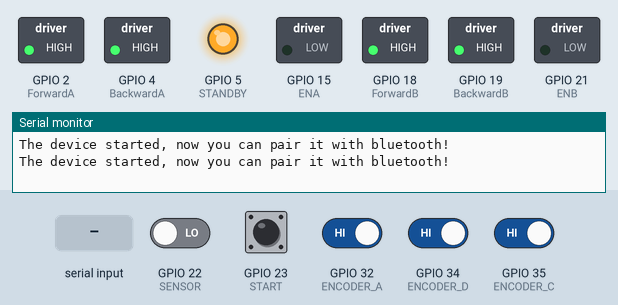
A sketch run on a simulated ESP32. Shown: switched loads named in the sketch (green lamp = pin HIGH), output pins drawn as LEDs (lit = HIGH), the last lines printed to the serial monitor. The test bench sets the inputs (shaded band); at power-on: GPIO 32 (ENCODER_A), GPIO 34 (ENCODER_D), GPIO 35 (ENCODER_C) HIGH, GPIO 22 (SENSOR), GPIO 23 (START) LOW. Nothing arrives over Bluetooth unless stated.

Above: at 3.3 s.
3.4 s: GPIO 23 (START) pulled HIGH for 0.15 s
At 5.6 s:
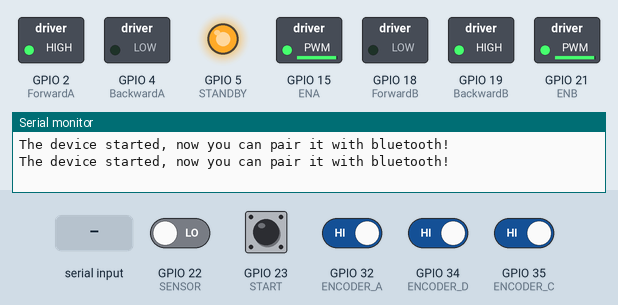
6.4 s: "1\n" received over Serial
At 8.6 s:
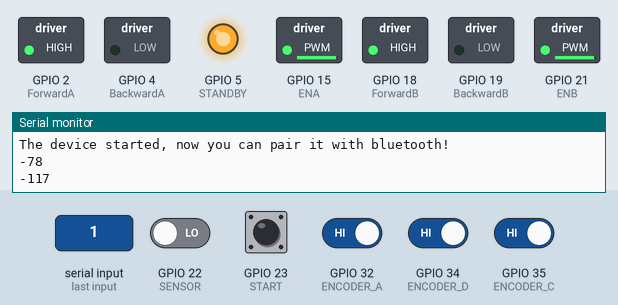
9.4 s: GPIO 23 (START) pulled HIGH for 1 s
At 9.8 s:
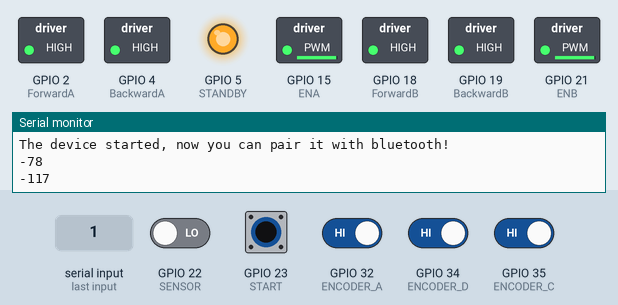
Timing chart, 0 to 12.4 s (numbered marks = the images above; inputs shaded):
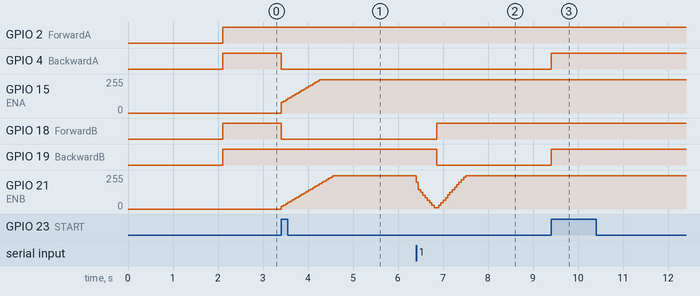

Measured:
- after the input at 3.4 s, GPIO 4 (BackwardA), GPIO 18 (ForwardB): HIGH → LOW at once; GPIO 15 (ENA): moves from 0/255 to 249/255 over 0.85 s, starting at once; GPIO 21 (ENB): moves from 0/255 to 249/255 over 1.2 s, starting at once
- after the input at 6.4 s, GPIO 18 (ForwardB): LOW → HIGH after 0.46 s; GPIO 19 (BackwardB): HIGH → LOW after 0.46 s
- after the input at 9.4 s, GPIO 4 (BackwardA), GPIO 19 (BackwardB): LOW → HIGH at once

The sketch:

ESP32_encoder_with_pid_test.ino
```cpp
#include "BluetoothSerial.h"
BluetoothSerial SerialBT;

TaskHandle_t InterruptCore;

// Para leitura Serial ************************************
#define TX_PIN 12  // Porta de transmissão do ESP escravo
#define RX_PIN 13  // Porta de recepção do escravo
byte mainVel = 40;
int valor2 = 0;
int valor1 = 40;
bool finished = 0;

// Para os motores ************************************
#define START   23
#define SENSOR   22
int Sensorpassing = 0;
bool prevSensor = 1, Sensor = 0, Pressed = 0, prevPressed = 0;

#define STANDBY   5

#define ENCODER_A   32  // The two encoder outputs to read velocity!
#define ENCODER_B   33
#define ENA 15   //PWM RIGHT MOTOR   (should be const int PWM_PIN ? ?)
#define ForwardA 2    //HIGH --> MOTOR FORWARD
#define BackwardA 4   //HIGH --> MOTOR BACKWARD

#define ENCODER_C   35
#define ENCODER_D   34
#define ENB 21      //PWM RIGHT MOTOR
#define ForwardB 18
#define BackwardB 19

// These let us convert ticks-to-RPM
#define GEARING     10 //how many encoder rotations befor the main shaft rotates
#define ENCODERMULT 28 //ticks per encoder rotation
volatile float RPSA = 0, RPSB = 0;
volatile uint32_t lastA1 = 0, lastA2 = 0;
volatile bool motordir1 = false, motordir2 = false;
int pulseCountA = 0, pulseCountB = 0;  // Added this line to keep track of the pulse count

// Para contagem de tempo ************************************
unsigned long controlTimer = millis();
unsigned long crossingline = millis();
unsigned long bouncetime = millis();

// Control PI variables
#define T 50  // time interval for PID calculation  //const unsigned long??
int Kp[] = {1.3, 1.3}; // proportional gain
int Ki[] = {5.4, 5.4}; // integral gain
float Kd[] = {.007, .007};
float Error[2], Up[2], Ui[2], Ud[2], Uiant[] = {30, 30}, RPSf[2], RPSfant[2], usat[2];
#define KA 0.0075
int motorSpeed[2];      // Initial motor speed

// Definição sinal de referência
float dw[] = { -100, 100}; //RPS
// Inicialização de varíaveis
int j = 0, k = 0;
bool power = 0;

// setting PWM properties
const int freq = 30000;
const int PWM_PIN1 = 0;
const int PWM_PIN2 = 1;
const int resolution = 8;

volatile int lastEncodedA = 0, lastEncodedB = 0; // Here updated value of encoder store.

void IRAM_ATTR interruptA() {
  //  int MSB = digitalRead(ENCODER_A); //MSB = most significant bit
  //  int LSB = digitalRead(ENCODER_B); //LSB = least significant bit
  pulseCountA ++;

  //  int encoded = (MSB << 1) | LSB; //converting the 2 pin value to single number
  //  int sum  = (lastEncodedA << 2) | encoded; //adding it to the previous encoded value
  //  if (sum == 0b1101 || sum == 0b0100 || sum == 0b0010 || sum == 0b1011) pulseCountA --;
  //  if (sum == 0b1110 || sum == 0b0111 || sum == 0b0001 || sum == 0b1000) pulseCountA ++;
  //  lastEncodedA = encoded; //store this value for next time

  //  Serial.println(pulseCountA);
}
void IRAM_ATTR interruptB() {
  int MSB = digitalRead(ENCODER_C); //MSB = most significant bit
  int LSB = digitalRead(ENCODER_D); //LSB = least significant bit

  int encoded = (MSB << 1) | LSB; //converting the 2 pin value to single number
  int sum  = (lastEncodedB << 2) | encoded; //adding it to the previous encoded value

  if (sum == 0b1101 || sum == 0b0100 || sum == 0b0010 || sum == 0b1011) pulseCountB --;
  if (sum == 0b1110 || sum == 0b0111 || sum == 0b0001 || sum == 0b1000) pulseCountB ++;

  lastEncodedB = encoded; //store this value for next time
  //  Serial.println(pulseCountB);
}

void setup() {
  Serial.begin(9600);
  for (int i = 0; i < 2; i++) {
    Error[i] = 0;
    Up[i] = 0;
    Ui[i] = 0;
    Ud[i] = 0;
    RPSf[i] = 0;
    RPSfant[i] = 0;
    usat[i] = 0;
    motorSpeed[i] = 0;

    SerialBT.begin("Pé");
    Serial.println("The device started, now you can pair it with bluetooth!");
    delay(1000);
  }

  pinMode(ENCODER_B, INPUT_PULLUP);
  pinMode(ENCODER_A, INPUT_PULLUP);
  pinMode(ENCODER_C, INPUT_PULLUP);
  pinMode(ENCODER_D, INPUT_PULLUP);
  pinMode(SENSOR, INPUT);

  pinMode(STANDBY, OUTPUT);
  pinMode(ForwardA, OUTPUT);
  pinMode(BackwardA, OUTPUT);
  pinMode(ENA, OUTPUT);
  pinMode(ForwardB, OUTPUT);
  pinMode(BackwardB, OUTPUT);
  pinMode(ENB, OUTPUT);
  digitalWrite(STANDBY, HIGH);

  // configure PWM functionalitites
  ledcSetup(PWM_PIN1, freq, resolution);
  ledcSetup(PWM_PIN2, freq, resolution);

  // attach the channel to the GPIO to be controlled
  ledcAttachPin(ENA, PWM_PIN1);
  ledcAttachPin(ENB, PWM_PIN2);

  //create a task that will be executed in the InterruptCode() function, with priority 1 and executed on core 0
  xTaskCreatePinnedToCore(
    InterruptCode,   /* Task function. */
    "InterruptCore",     /* name of task. */
    10000,       /* Stack size of task */
    NULL,        /* parameter of the task */
    1,           /* priority of the task */
    NULL,      /* Task handle to keep track of created task */
    0);          /* pin task to core 0 */

  delay(100);
  //  Serial.print("beginn running on core ");
  //  Serial.println(xPortGetCoreID());
}

void InterruptCode( void * pvParameters ) {
  //  Serial.print("InterruptTask running on core ");
  //  Serial.println(xPortGetCoreID());

  attachInterrupt(digitalPinToInterrupt(ENCODER_A), interruptA, RISING);
  //  attachInterrupt(digitalPinToInterrupt(ENCODER_B), interruptA, RISING);
  attachInterrupt(digitalPinToInterrupt(ENCODER_C), interruptB, CHANGE);
  attachInterrupt(digitalPinToInterrupt(ENCODER_D), interruptB, CHANGE);

  //while (true) {
  //vTaskDelay(pdMS_TO_TICKS(10)); // Adjust the delay time as needed
  //}
  vTaskDelete(NULL);
}

void loop() {
  unsigned long currentTime = millis();
  Pressed = digitalRead(START);
  if ((prevPressed != Pressed) and (bouncetime + 1000 < currentTime)) {
    prevPressed = Pressed;
    if (Pressed == 1) {
      power = !power;
    }
    bouncetime = currentTime;
    prevPressed = Pressed;
  }

  if (power) {
    // Track elapsed time
    if (currentTime - controlTimer >= T) {
      //      Serial.print(analogRead(SENSOR));
      controlTimer = currentTime;  // Reset the loop timer

      k++;
      if (k >= 50) {
        k = 0;
        j++;
        if (j >= 2) j = 0;
      }

      if (SerialBT.available()) {
        String str = "";
        while (SerialBT.available()) {
          char c = SerialBT.read();
          str += c;
        }
        float f = atof(str.c_str());
        if (f == 1) {
          SerialBT.print(valor1);
          SerialBT.print(" ");
          SerialBT.println(valor2);
        }
        else {
          valor1 = f;
        }
      }

      float revA = pulseCountA * 1000 / 30;          // rev per ms * 1000 = sec
      revA /= GEARING;             // account for gear ratio
      revA /= ENCODERMULT;         // account for multiple ticks per rotation
      revA /= 6.283185307; // convert from Rad/s to RPS
      RPSA = revA * 4 * 125; //account for different tics...
      pulseCountA = 0;
      //        Serial.println(RPSA);

      float revB = pulseCountB * 1000 / 30;          // rev per ms * 1000 = sec
      revB /= GEARING;             // account for gear ratio
      revB /= ENCODERMULT;         // account for multiple ticks per rotation
      revB /= 6.283185307; // convert from Rad/s to RPS
      RPSB = revB * 125;
      pulseCountB = 0;
      //    Serial.println(RPSB);


      if (Serial.available() >= 1) {
        //      Serial.readBytes((uint8_t*)&valor1, sizeof(valor1));  //wd
        //      Serial.readBytes((uint8_t*)&valor2, sizeof(valor2));  //dw
        //      valor1 = Serial.read();
        //      valor2 = Serial.read();
        int communication = Serial.read();
        if (communication != 254) {
          valor2 = communication - 127;
        } else {
          crossingline = currentTime;
          valor2 = 0;
          SerialBT.println("x");
        }
        //            Serial.print(valor1);                  Serial.print(" ");
        Serial.println(valor2);
      }

      //      if (finished == 0) {
      //        valor1 ++;
      //        valor2 = 0;
      //        if (valor1 == mainVel) {
      //          finished = 1;
      //        }
      //      }

      Sensor = digitalRead(SENSOR);
      if ((prevSensor == 0) and (Sensor == 1) and (crossingline + 3000 < currentTime)) {
        Sensorpassing++;
        SerialBT.println(Sensorpassing);
        if (Sensorpassing == 2) {
          SerialBT.println("S");
          delay(1000);
          power = 0;
        }
      }
      prevSensor = Sensor;

      //    valor2 = 0;
      //      if (valor2 > 0) {
      //        dw[1] = valor1;
      //        dw[0] = valor1 - (valor2) * 1;
      //      }
      //      else {
      //        dw[1] = valor1 + (valor2) * 1;
      //        dw[0] = valor1;
      //      }

      dw[0] = valor1 - (valor2) * 1;
      dw[1] = valor1 + (valor2) * 1;
      dw[0] = -dw[0];
      dw[1] = -dw[1];

      if (dw[0] >= 127) dw[0] = 127;
      if (dw[1] >= 127) dw[1] = 127;

      //PID motor 1:
      //     filtro passa-baixas:
      RPSfant[0] = RPSf[0];
      RPSf[0] = 0.5 * RPSA + 0.5 * RPSf[0];

      if (dw[0] < 0) {
        moveBackwardA();
        motorSpeed[0] = -motorSpeed[0];
      } else {
        moveForwardA();
      }

      //controle:
      Error[0] = abs(dw[0]) - RPSf[0];

      Up[0] = Kp[0] * Error[0];
      Ui[0] = Uiant[0] + Ki[0] * Error[0] * T / 1000;
      Ud[0] = Kd[0] * (RPSf[0] - RPSfant[0]) / T * 1000;

      Ui[0] = constrain(Ui[0], -250, 250); //evitar windup
      Uiant[0] = Ui[0];

      motorSpeed[0] = Ui[0] + Up[0] - Ud[0];

      //    // antiwindup
      //    usat = motorSpeed;
      //    if (usat > 255) usat = 255;
      //    if (usat < 0) usat  = 0;
      //    motorSpeed = motorSpeed - KA * (motorSpeed - usat);

      motorSpeed[0] = constrain(motorSpeed[0], 0, 250);

      ledcWrite(PWM_PIN1, motorSpeed[0]);
      //                Serial.print(dw[j]);    Serial.print(" ");
      //                Serial.print(Error[0]);    Serial.print(" ");
      //                Serial.print(RPSf[0]);    Serial.print(" ");
      //                //        Serial.print(Up[0]);    Serial.print(" ");
      //                //        Serial.print(Ui[0]);    Serial.print(" ");
      //                //        Serial.print(Ud[0]);    Serial.print(" ");
      //                Serial.println(motorSpeed[0]);    Serial.print(" ");

      //    //PID motor 2:
      //     filtro passa-baixas:
      RPSfant[1] = RPSf[1];
      RPSf[1] = 0.5 * RPSB + 0.5 * RPSf[1];

      //controle:
      Error[1] = dw[1] - RPSf[1];
      Up[1] = Kp[1] * Error[1];
      Ui[1] = Uiant[1] + Ki[1] * Error[1] * T / 1000;
      Ud[1] = Kd[1] * (RPSf[1] - RPSfant[1]) / T * 1000;

      Ui[1] = constrain(Ui[1], -250, 250); //evitar windup
      Uiant[1] = Ui[1];

      motorSpeed[1] = Ui[1] + Up[1] - Ud[1];

      motorSpeed[1] = constrain(motorSpeed[1], -250, 250);
      //      Serial.print(dw[1]);    Serial.print(" ");
      //      Serial.print(Error[1]);    Serial.print(" ");
      //      Serial.print(RPSf[1]);    Serial.print(" ");
      //      Serial.print(Up[1]);    Serial.print(" ");
      //      Serial.print(Ui[1]);    Serial.print(" ");
      //      Serial.print(Ud[1]);    Serial.print(" ");
      //      Serial.print(motorSpeed[1]);    Serial.print(" ");
      //      Serial.println();
      if (motorSpeed[1] < 0) {
        moveBackwardB();
        motorSpeed[1] = -motorSpeed[1];
      } else {
        moveForwardB();
      }
      ledcWrite(PWM_PIN2, motorSpeed[1]);
      //      Serial.print(dw[1]);    Serial.print(" ");
      //      Serial.print(Error[1]);    Serial.print(" ");
      //      Serial.print(RPSf[1]);    Serial.print(" ");
      //      //    Serial.print(Up[1]);    Serial.print(" ");
      //      //    Serial.print(Ui[1]);    Serial.print(" ");
      //      //    Serial.print(Ud[1]);    Serial.print(" ");
      //      Serial.print(motorSpeed[1]);    Serial.print(" ");
      //      Serial.println();
    }
  } else {
    //    delay(1000);
    stopA();
    stopB();
    dw[0] = 255;
    dw[1] = 255;
    Sensorpassing = 0;
    finished = 0;
    //    valor1 = 0;

    //    ledcWrite(PWM_PIN1, 0);
    //    ledcWrite(PWM_PIN2, 0);
  }
}


void moveForwardA() {
  digitalWrite(BackwardA, HIGH);
  digitalWrite(ForwardA, LOW);
}
void moveBackwardA() {
  digitalWrite(ForwardA, HIGH);
  digitalWrite(BackwardA, LOW);
}
void stopA() {
  digitalWrite(ForwardA, HIGH);
  digitalWrite(BackwardA, HIGH);
}
void moveForwardB() {
  digitalWrite(ForwardB, HIGH);
  digitalWrite(BackwardB, LOW);
}
void moveBackwardB() {
  digitalWrite(BackwardB, HIGH);
  digitalWrite(ForwardB, LOW);
}
void stopB() {
  digitalWrite(ForwardB, HIGH);
  digitalWrite(BackwardB, HIGH);
}
```
